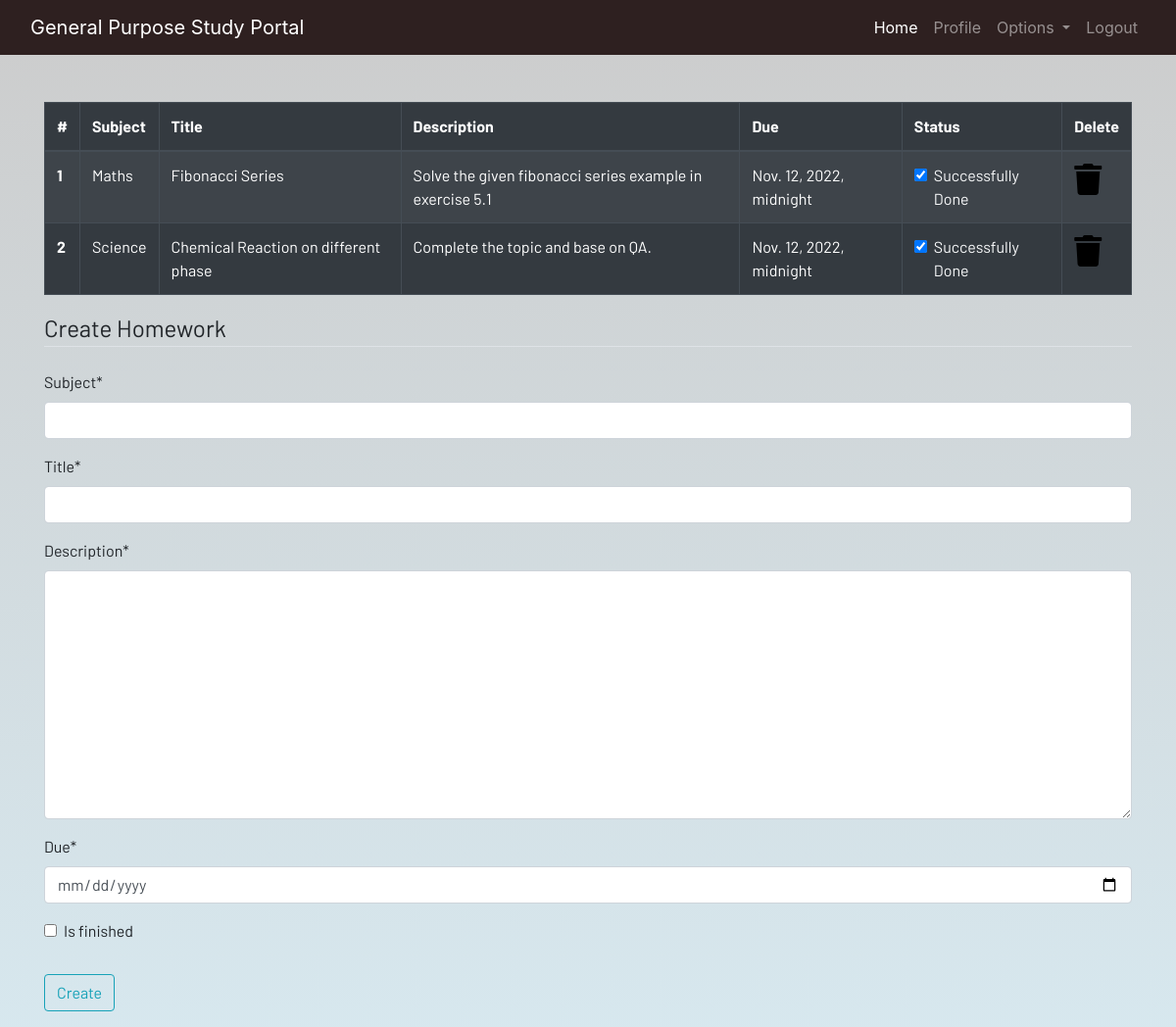
The page /homework/ (signed in) on the database its author committed.
### dashboard/models.py (models this page shows)
class Homework(models.Model):
    user = models.ForeignKey(User, on_delete =models.CASCADE)
    subject = models.CharField(max_length = 50)
    title = models.CharField(max_length = 100)
    description = models.TextField()
    due = models.DateTimeField()
    is_finished =models.BooleanField(default = False)

### dashboard/views.py (the view)
# urls.py: path('homework/',views.homework,name='homework'),
@login_required
def homework(request):
    if request.method == "POST":
        form = HomeoworkForm(request.POST)
        if form.is_valid():
            try:
                finished = request.POST['is_finished']
                if finished == 'on':
                    finished = True
                else:
                    finished = False
            except:
                finished = False
            homeworks = Homework(
                user = request.user,
                subject = request.POST['subject'],
                title = request.POST['title'],
                description = request.POST['description'],
                due = request.POST['due'],
                is_finished = finished,
            )
            homeworks.save()
            messages.success(request,f"Homework Added From {request.user.username}!!!!")
            form = HomeoworkForm()
    else:
        form = HomeoworkForm()
    homework = Homework.objects.filter(user = request.user)
    if len(homework) == 0:
        homework_done = True
    else:
        homework_done = False
    context = {
        'homeworks':homework,
        'homeworks_done':homework_done,
        'form':form
    }
    return render(request,'dashboard/homework.html',context)

### dashboard/forms.py
class HomeoworkForm(forms.ModelForm):
    class Meta:
        model = Homework
        widgets = {'due':DateInput()}
        fields = ['subject','title','description','due','is_finished']

### dashboard/templates/dashboard/homework.html (shortened to what this page needs)
{% extends 'dashboard/base.html' %}
{% load static %}
{% load crispy_forms_tags %}
{% block content %}
<div class="container">
    {% if not homework_done %}
    <table class="table table-striped table-bordered table-hover table-dark">
        <thead>
            <tr>
                <th scope="col">#</th>
                <th scope="col">Subject</th>
                <th scope="col">Title</th>
                <th scope="col">Description</th>
                <th scope="col">Due</th>
                <th scope="col">Status</th>
                <th scope="col">Delete</th>
            </tr>
        </thead>
        <tbody>
            {% for homework in homeworks %}
            <tr>
                <th scope="row">{{forloop.counter}}</th>
                <td>{{homework.subject}}</td>
                <td>{{homework.title}}</td>
                <td>{{homework.description}}</td>
                <td>{{homework.due}}</td>
                <td>
                    <a href="{% url 'update-homework' homework.id %}">
                        <div class="form-check">
                            {% if homework.is_finished == True %}
                            <input class="form-check-input" type="checkbox" value="" checked>
                            <label class="form-check-label text-light" for="flexCheckDefault">
                                Successfully Done
                            </label>
                            {% else %}
                            <input class="form-check-input" type="checkbox" value="" >
                            <label class="form-check-label text-light" for="flexCheckDefault">
                                Mark as Completed
                            </label>
                            {% endif %}
                        </div>
                    </a>
                </td>
                <td><a href="{% url 'delete-homework' homework.id %}"><i class="fa fa-trash fa-2x"></i></a></td>
            </tr>
            {% endfor %}
        </tbody>
    </table>
    {% else %}
    <h4>All homeworks are completed!! Create to have more!!</h4>
{% endif %}
</div>
<div class=" container">
    <form method="POST">
        <fieldset class="form-group">
            <legend class="border-bottom mb-4">Create Homework</legend>
            {{form|crispy}}
        </fieldset>
        <div class="form-group">
            <button href="" class="btn btn-outline-info" type="submit">
                Create
            </button>
        </div>
    </form>
</div>
{% endblock content %}

### dashboard/templates/dashboard/base.html (shortened to what this page needs)
<!DOCTYPE html>
{% load static %}
<html lang="en">
<head>
  <link rel="stylesheet" href="https://stackpath.bootstrapcdn.com/bootstrap/4.3.1/css/bootstrap.min.css"
 />
  <link rel="stylesheet" href="https://use.fontawesome.com/releases/v5.7.2/css/all.css"
 />
  <link rel="stylesheet" href="{% static 'css/main.css' %}" />
</head>
<body>
  <header>
    <nav class="navbar navbar-expand-lg navbar-dark bg-dark">
      <div class="container-fluid">
        <a class="navbar-brand" href="{% url 'home' %}">General Purpose Study Portal</a>
        <div class="collapse navbar-collapse justify-content-end" id="navbarSupportedContent">
          <ul class="navbar-nav mb-2 mb-lg-0">
            <li class="nav-item">
              <a class="nav-link active" aria-current="page" href="{% url 'home' %}">Home</a>
            </li>
            {% if user.is_authenticated %}
            <li class="nav-item">
              <a class="nav-link" href="{% url 'profile' %}">Profile</a>
            </li>
            <li class="nav-item dropdown">
              <a class="nav-link dropdown-toggle" href="#" id="navbarDropdown" role="button" data-toggle="dropdown"
                aria-haspopup="true" aria-expanded="false">
                Options
              </a>
            </li>
            <li class="nav-item">
              <a class="nav-link" href="{% url 'logout' %}">Logout</a>
            </li>
          {% endif %}
        </div>
      </div>
    </nav>
  </header>
  <br /><br />
  <main>
    {% block content %}
    {% endblock content %}
  </main>
</body>
</html>

### dashboard/static/css/main.css (style rules this page uses)
html { scroll-behavior: smooth; height: 100%; width: 100%; }
main { font-family: Barlow, Quicksand, Rubik, sans-serif, serif, 'Times New Roman', Times, serif !important; }
.navbar { background-color: rgb(46, 32, 32) !important; }
a { text-decoration: none !important; color: black; }
html, body { max-width: 100%; overflow-x: hidden; height: 100%; width: 100%; }
body { background: linear-gradient(rgba(0, 0, 0, 0.2), rgba(214, 231, 238, 0.979)); overflow-x: hidden; background-repeat: no-repeat; }
.fa { color: black; }

### rows shown on the page
Homework: subject "Maths", title "Fibonacci Series", description "Solve the given fibonacci series example in exercise 5.1", due "Nov. 12, 2022, midnight"
Homework: subject "Science", title "Chemical Reaction on different phase", description "Complete the topic and base on QA.", due "Nov. 12, 2022, midnight"
